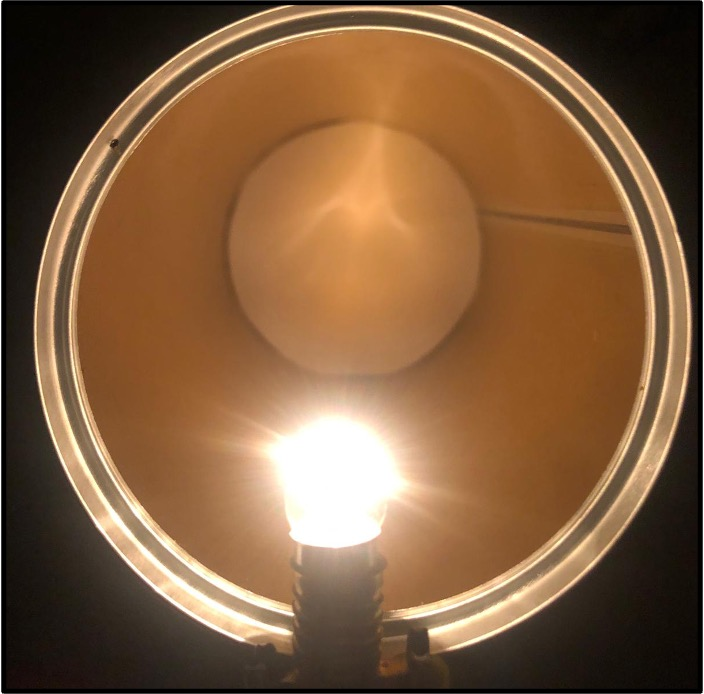
%> input picture Images/better_results_1.jpg, 704 x 694 px
$ octave extract_image.m   (GNU Octave 9; MATLAB toolbox functions it lacks are replaced by stand-ins)
%> lines starting %> are read from the running program, lines starting %| are printed output that depends on the picture
clear all;
close all;
clc;
%%
im = imread("Images/better_results_1.jpg");
%> im is the input picture: size 694x704x3 uint8; mean R, G, B 127.6, 93.1, 62.3
imshow(im);
%%
conv_1 = [[-1, -1, -1], [-1, 8, -1], [-1, -1, -1]];
new_im_1 = conv2(im(:,:,1),conv_1);
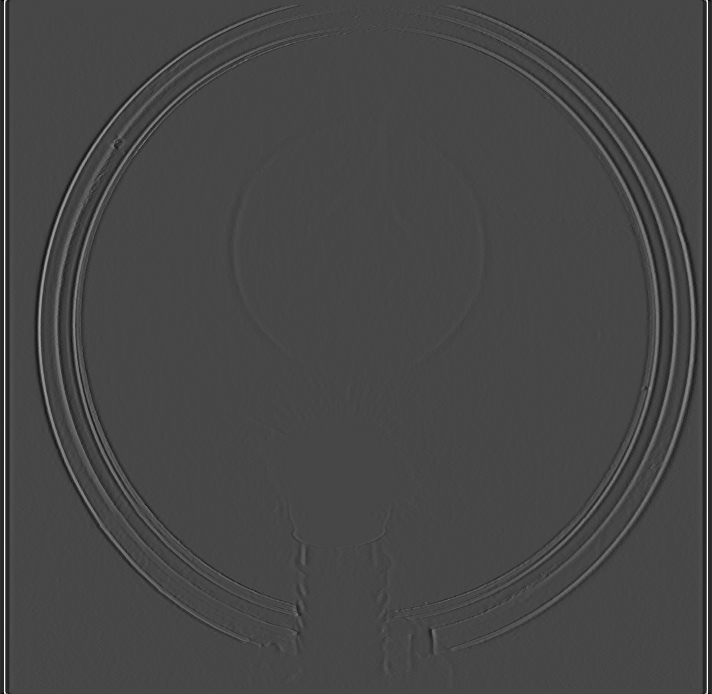
%> new_im_1: size 694x712 double; min -766, max 1979, mean 0; drawn with min black and max white
new_im_2 = conv2(im(:,:,2),conv_1);
new_im_3 = conv2(im(:,:,3),conv_1);
new_im = cat(3, new_im_1, new_im_2, new_im_3);
imshow(new_im);
%%
u = [1 0 -1]';
v = [1 2 1];
new_im_1 = conv2(u, v, im(:,:,1));
%> new_im_1: size 696x706 double
new_im_2 = conv2(u, v, im(:,:,2));
%> new_im_2: size 696x706 double
new_im_3 = conv2(u, v, im(:,:,3));
%> new_im_3: size 696x706 double
new_im = cat(3, new_im_1, new_im_2, new_im_3);
%> new_im: size 696x706x3 double
imshow(new_im);
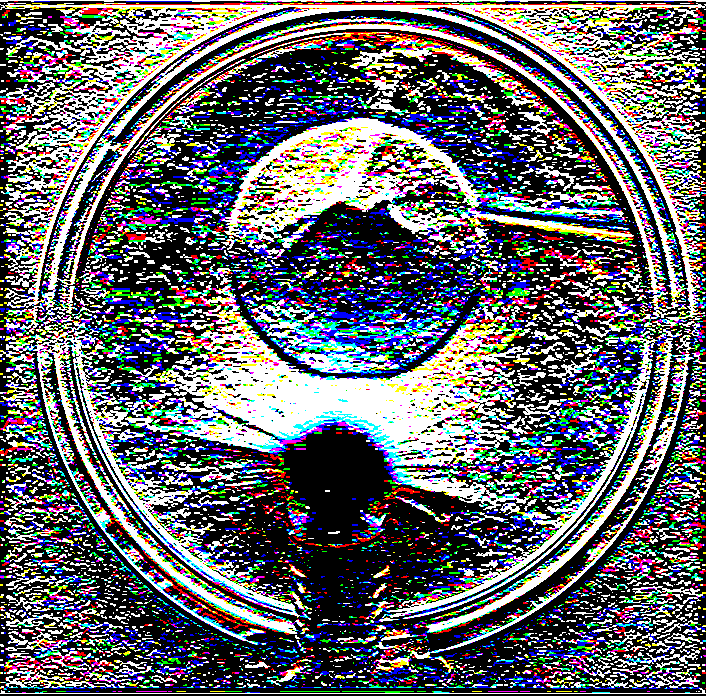
%> displayed picture: size 696x706x3, on the screen's scale of 0 to 255; mean R, G, B 100.2, 101.3, 106
%%
conv_1 = [[-1, -1, -1], [-1, 8, -1], [-1, -1, -1]];
im_processed = sqrt(256-double(im));
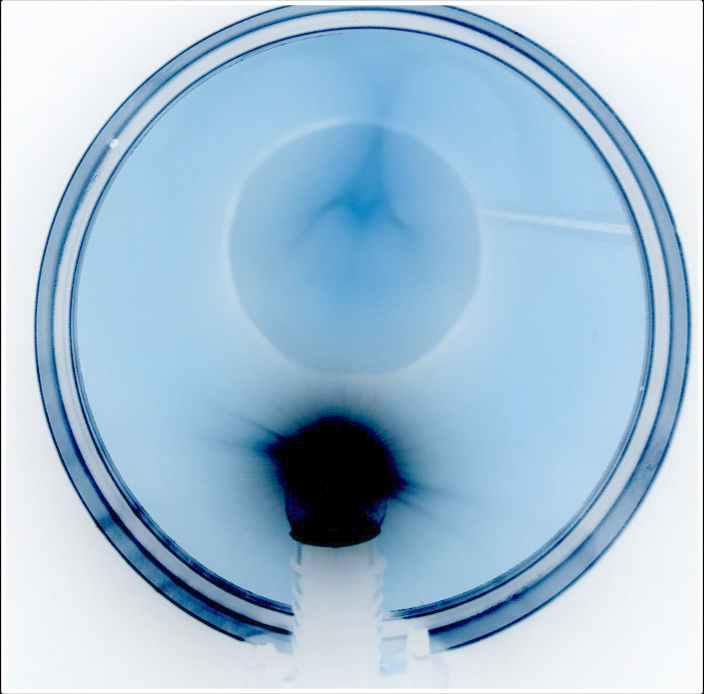
%> im_processed: size 694x704x3 double; mean R, G, B 10.7, 12.38, 13.65; drawn with min black and max white
new_im_1 = conv2(im_processed(:,:,1),conv_1);
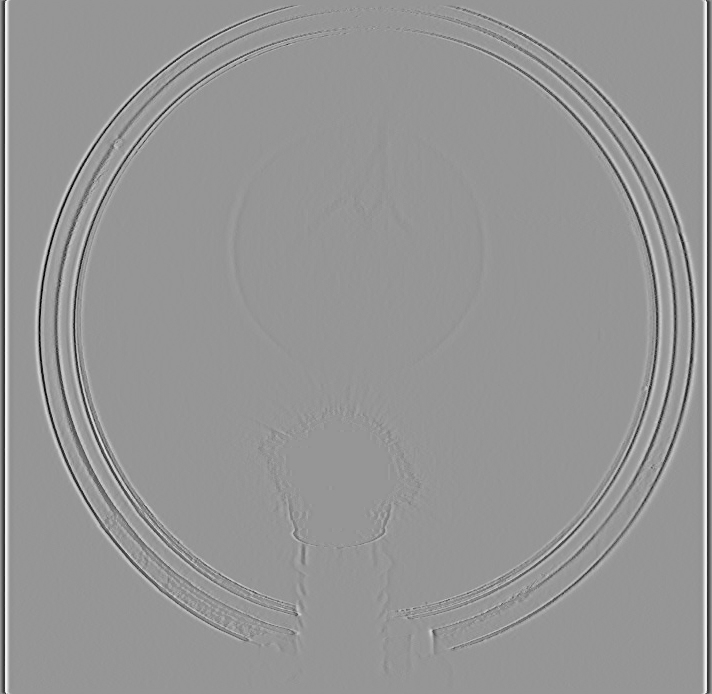
%> new_im_1: size 694x712 double; min -78.48, max 54.85, mean 0; drawn with min black and max white
new_im_2 = conv2(im_processed(:,:,2),conv_1);
%> new_im_2: size 694x712 double
new_im_3 = conv2(im_processed(:,:,3),conv_1);
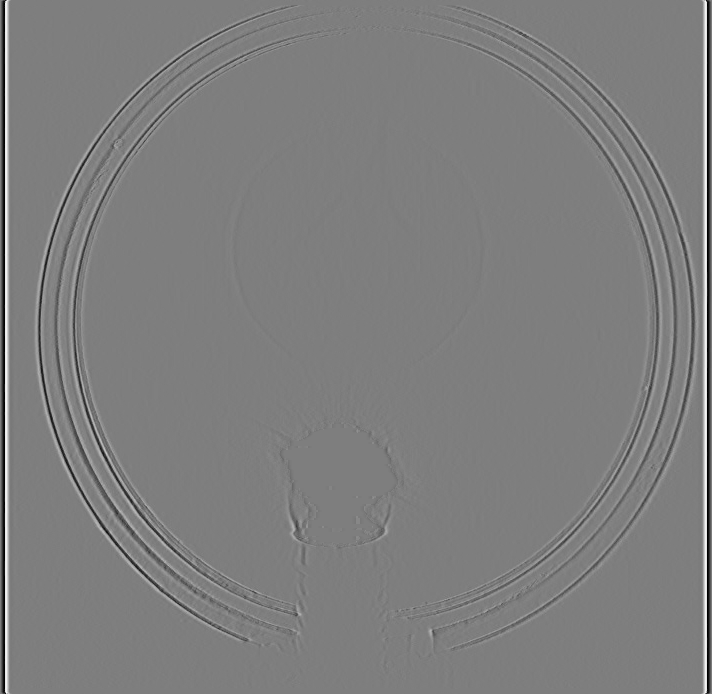
%> new_im_3: size 694x712 double; min -53.98, max 54.85, mean 0; drawn with min black and max white
new_im = cat(3, new_im_1, new_im_2, new_im_3);
%> new_im: size 694x712x3 double
new_im = new_im.*new_im;
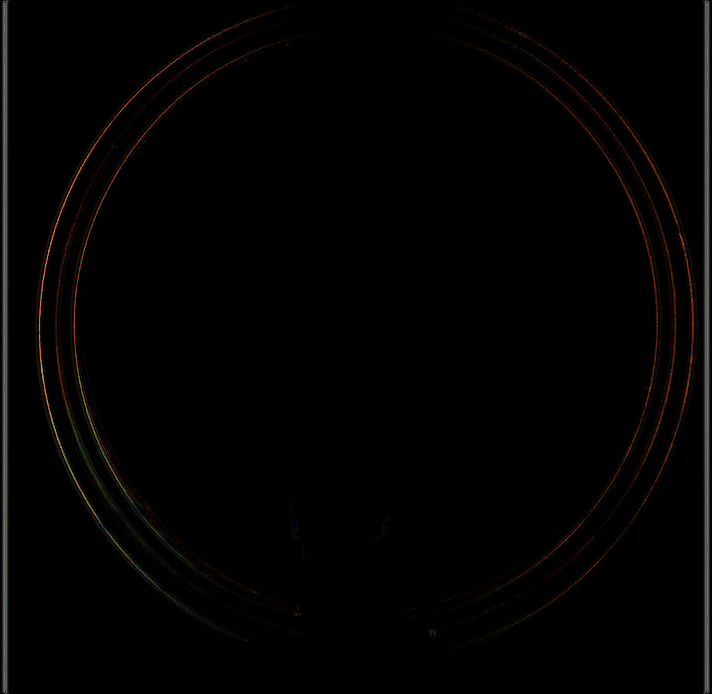
%> new_im: size 694x712x3 double; mean R, G, B 77.3, 58.6, 47.7; drawn with min black and max white
imshow(new_im);
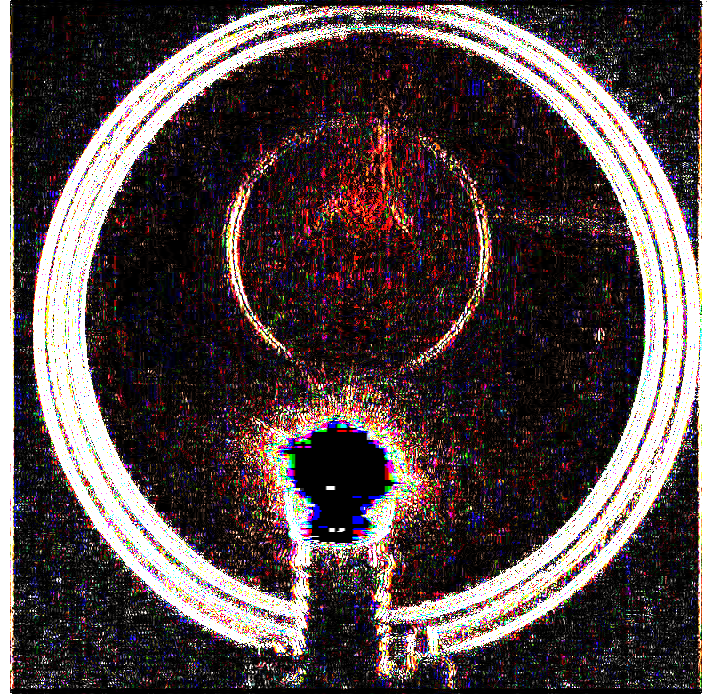
%> displayed picture: size 694x712x3, on the screen's scale of 0 to 255; mean R, G, B 83, 70.8, 71.2

$ run again, with Images/better_results_3.jpg copied over Images/better_results_1.jpg
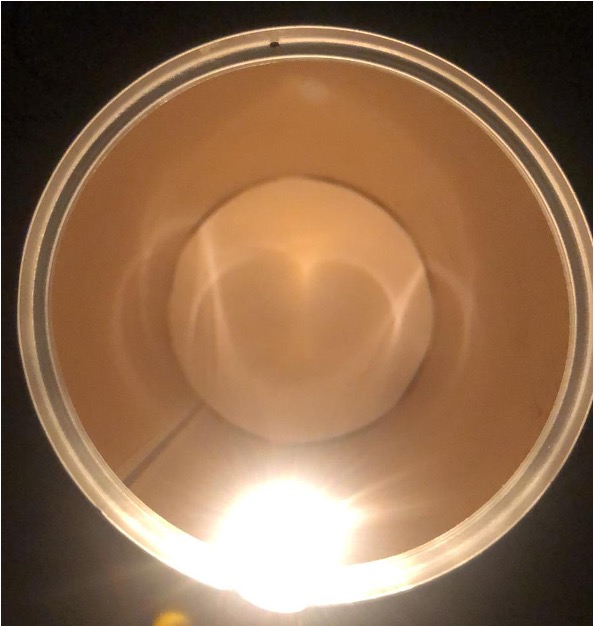
%> input picture Images/better_results_3.jpg, 594 x 626 px
%> im is the input picture: size 626x594x3 uint8; mean R, G, B 143.1, 108, 78.8
%> `new_im = new_im.*new_im;`:
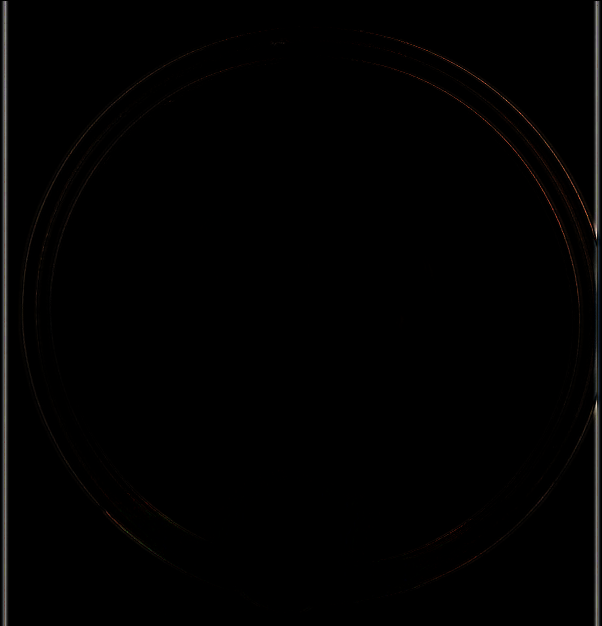
%> new_im: size 626x602x3 double; mean R, G, B 54.3, 47.8, 43.9; drawn with min black and max white
%> `imshow(new_im);`:
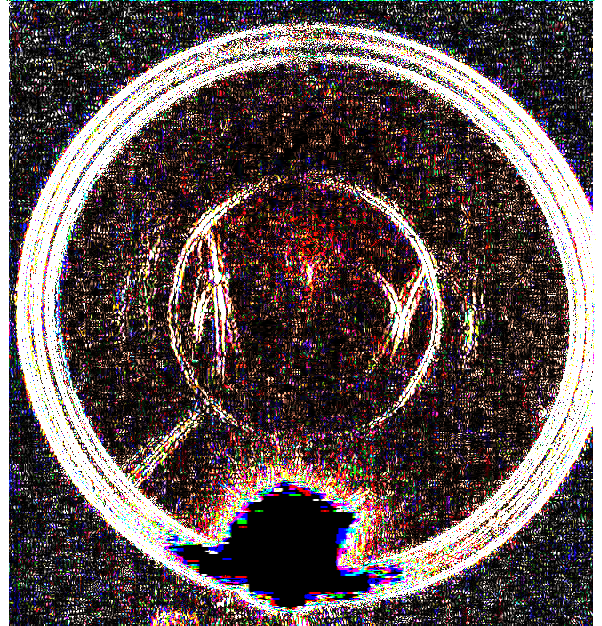
%> displayed picture: size 626x602x3, on the screen's scale of 0 to 255; mean R, G, B 94.5, 80.8, 80.6
